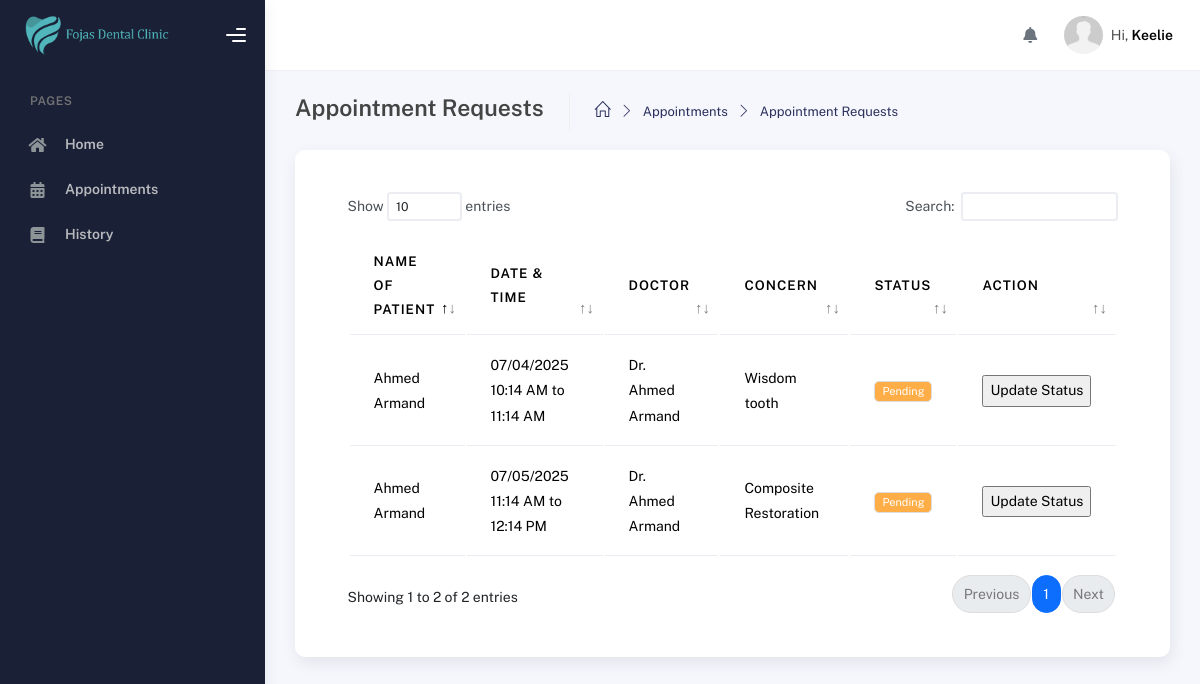
Page /modules/admin/requests.php (signed in) on the earlier database version.
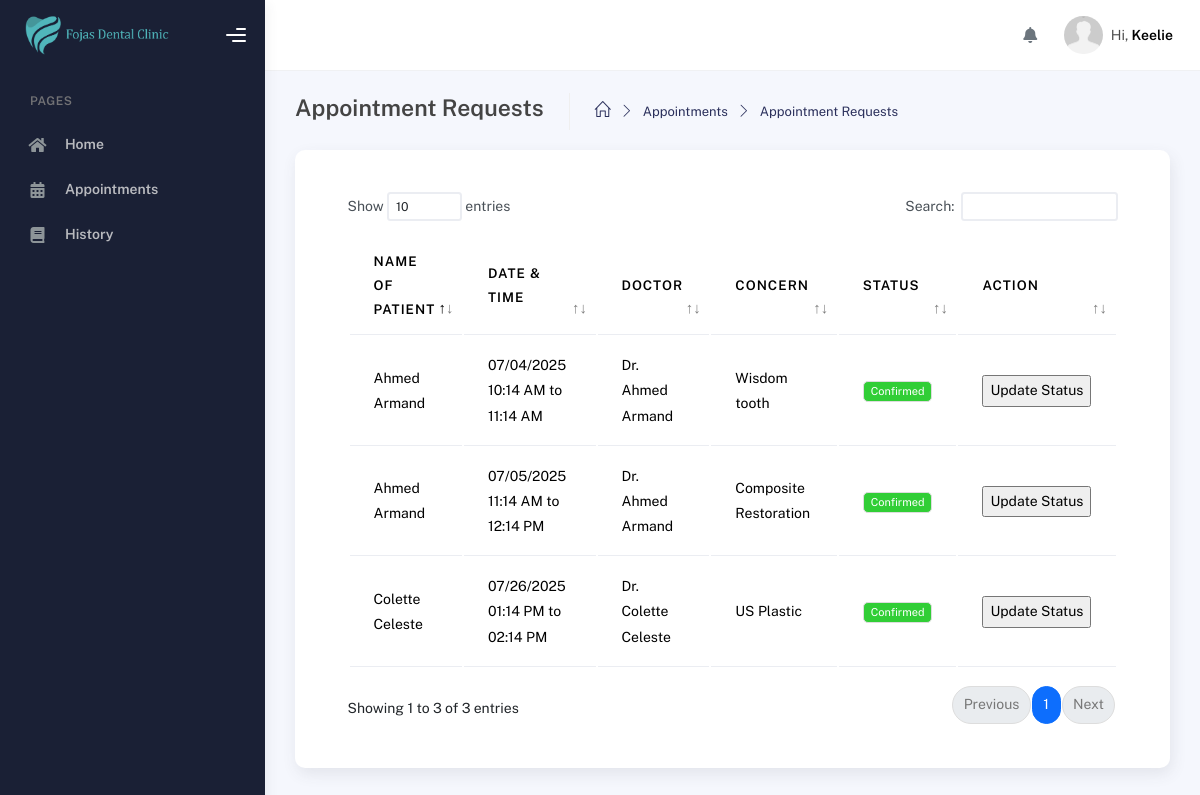
Same page on the later database version.
### tables this page shows
CREATE TABLE `appointments` (
  `id` int(11) NOT NULL,
  `user_id` int(11) NOT NULL,
  `user_id_patient` int(11) NOT NULL,
  `appointment_id` int(110) NOT NULL,
  `concern` varchar(255) NOT NULL,
  `confirmed` int(11) NOT NULL,
  `appointment_time` varchar(100) NOT NULL,
  `appointment_date` varchar(100) NOT NULL,
  `date_created` date NOT NULL,
  `date_updated` date NOT NULL,
  `remarks` varchar(255) DEFAULT NULL,
  `walk_in` int(11) DEFAULT NULL
);

CREATE TABLE `users` (
  `id` int(11) NOT NULL,
  `user_id` int(100) NOT NULL,
  `role_id` int(11) NOT NULL,
  `first_name` varchar(250) NOT NULL,
  `middle_name` varchar(255) NOT NULL,
  `last_name` varchar(255) NOT NULL,
  `mobile_number` varchar(255) NOT NULL,
  `email` varchar(255) DEFAULT NULL,
  `password` varchar(255) NOT NULL,
  `date_of_birth` date NOT NULL,
  `date_created` date NOT NULL,
  `date_updated` date NOT NULL,
  `token` varchar(255) DEFAULT NULL,
  `address` varchar(255) DEFAULT NULL,
  `otp` varchar(100) DEFAULT NULL
);

### modules/admin/requests.php (the view, shortened to what this page needs)
<?php
include('../../connection/connection.php');
$first_name = $_SESSION['first_name'];
?>
<!DOCTYPE html>
<html lang="en">
<head>
    <?php include '../../includes/styles.php'; ?>
</head>
<body>
    <div class="wrapper">
      <?php include '../../includes/sidebar.php'; ?>
      <div class="main-panel">
        <?php include '../../includes/topbar.php'; ?>
        <div class="container">
          <div class="page-inner">
            <div class="page-header">
                <span class="d-flex justify-content-between align-items-center w-100">
                    <span class="d-flex">
                        <h4 class="page-title">Appointment Requests</h4>
                        <ul class="breadcrumbs d-flex justify-items-center align-items-center">
                            <li class="nav-home">
                            <a href="dashboard.php">
                                <i class="icon-home"></i>
                            </a>
                            </li>
                            <li class="separator">
                                <i class="icon-arrow-right"></i>
                            </li>
                            <li class="nav-item">
                                <a href="appointments.php">Appointments</a>
                            </li>
                            <li class="separator">
                                <i class="icon-arrow-right"></i>
                            </li>
                            <li class="nav-item">
                                <a href="#">Appointment Requests</a>
                            </li>
                        </ul>
                    </span>
                </span>
            </div>
            <div class="page-category">
                <div class="card p-5">
                    <div class="table-responsive">
                    <table class="display table table-border table-hover" id="dataTable">
                        <thead>
                            <tr>
                                <th>Name of Patient</th>
                                <th>Date & Time</th>
                                <th>Doctor</th>
                                <th>Concern</th>
                                <th>Status</th>
                                <th>Action</th>
                            </tr>
                        </thead>
                        <tbody>
                            <?php
                                $query_appointments = "SELECT appointments.user_id, appointments.user_id_patient, appointments.concern, appointments.appointment_date, users.first_name, users.middle_name, users.last_name, schedule.start_time, schedule.end_time, appointments.confirmed, appointments.appointment_time, appointments.appointment_id
                                FROM appointments
                                LEFT JOIN users
                                ON
                                appointments.user_id_patient = users.user_id
                                LEFT JOIN schedule
                                ON appointments.user_id = schedule.user_id";
                                $run_appointments = mysqli_query($conn,$query_appointments);
                                if(mysqli_num_rows($run_appointments) > 0){
                                    foreach($run_appointments as $row_appointment){
                                        ?>
                                        <tr>
                                            <td><?php echo $row_appointment['first_name'] . " " . $row_appointment['last_name']?></td>
                                            <td><?php echo $row_appointment['appointment_date']. " ". $row_appointment['appointment_time']?></td>
                                            <td>Dr. <?php echo $row_appointment['first_name'] . " " . $row_appointment['last_name']?></td>
                                            <td><?php echo $row_appointment['concern']?></td>
                                            <td>
                                                 <?php
                                                    $handler = match($row_appointment['confirmed']){
                                                        '1' => '<span class="badge bg-success">Confirmed</span>',
                                                        '2' => '<span class="badge bg-danger">Cancelled</span>',
                                                        default => '<span class="badge bg-warning">Pending</span>'
                                                    };
                                                    echo $handler;
                                                ?>
                                            </td>
                                            <td>
                                                <form action="" method="POST" onsubmit="return confirm('Confirmed? Yes or No');">
                                                    <input type="submit" name="update_status" value="Update Status">
                                                </form>
                                            </td>
                                        </tr>
                                        <?php
                                    }
                                }else{
                                    echo "No Data";
                                }
                                ?>
                        </tbody>
                    </table>
                </div>
            </div>
        </div>
    </div>
</div>
</div>
</body>
</html>

### includes/styles.php (shortened to what this page needs)
<?php
echo '
<script src="' . BASE_PATH . '/assets/js/plugin/webfont/webfont.min.js"></script>
<script>
WebFont.load({
google: { families: ["Public Sans:300,400,500,600,700"] },
custom: {
    families: [
    "Font Awesome 5 Solid",
    "Font Awesome 5 Regular",
    "Font Awesome 5 Brands",
    "simple-line-icons",
    ],
    urls: ["' . BASE_PATH . '/assets/css/fonts.min.css"],
},
active: function () {
    sessionStorage.fonts = true;
},
});
</script>
<link rel="stylesheet" href="' . BASE_PATH . '/assets/css/bootstrap.min.css" />
<link rel="stylesheet" href="' . BASE_PATH . '/assets/css/plugins.min.css" />
<link rel="stylesheet" href="' . BASE_PATH . '/assets/css/kaiadmin.min.css" />
<link rel="stylesheet" href="' . BASE_PATH . '/assets/css/demo.css" />
'
?>

### includes/sidebar.php (shortened to what this page needs)
<?php
$role = $_SESSION['role_id'];
echo '
<div class="sidebar" data-background-color="dark">
<div class="sidebar-logo">
    <div class="logo-header" data-background-color="dark">
    <a href="#" class="logo">
        <img
        src="' . BASE_PATH . '/assets/img/banner-2.png"
        alt="navbar brand"
        class="navbar-brand"
        height="40"
        />
    </a>
    <div class="nav-toggle">
        <button class="btn btn-toggle toggle-sidebar">
        <i class="gg-menu-right"></i>
        </button>
        <button class="btn btn-toggle sidenav-toggler">
        <i class="gg-menu-left"></i>
        </button>
    </div>
    <button class="topbar-toggler more">
        <i class="gg-more-vertical-alt"></i>
    </button>
    </div>
</div>
<div class="sidebar-wrapper scrollbar scrollbar-inner">
    <div class="sidebar-content">
        <ul class="nav nav-secondary">
            <li class="nav-section">
                <!-- <span class="sidebar-mini-icon">
                    <i class="fa fa-ellipsis-h"></i>
                </span> -->
                <h4 class="text-section">Pages</h4>
            </li>
            <li class="nav-item">
                <a href="dashboard.php">
                    <i class="fas fa-home"></i>
                    <p>Home</p>
                </a>
            </li>
            ';
            if($role == 1){
                echo '
                    <li class="nav-item">
                        <a href="appointments.php">
                            <i class="fas fa-calendar-alt"></i>
                            <p>Appointments</p>
                        </a>
                    </li>
                    <li class="nav-item">
                        <a href="history.php">
                            <i class="fas fa-book"></i>
                            <p>History</p>
                        </a>
                    </li>
                    ';
            }
            echo '
        </ul>
    </div>
</div>
</div>
';
?>

### includes/topbar.php (shortened to what this page needs)
<?php
echo '
<div class="main-header">
  <nav
    class="navbar navbar-header navbar-header-transparent navbar-expand-lg border-bottom"
  >
    <div class="container-fluid">
      <ul class="navbar-nav topbar-nav ms-md-auto align-items-center">
        <li class="nav-item topbar-icon dropdown hidden-caret ">
          <a
            class="nav-link dropdown-toggle disabled"
            href="#"
            id="notifDropdown"
            role="button"
            data-bs-toggle="dropdown"
            aria-haspopup="true"
            aria-expanded="false"
          >
            <i class="fa fa-bell"></i>
          </a>
        </li>
        <li class="nav-item topbar-user dropdown hidden-caret">
          <a
            class="dropdown-toggle profile-pic"
            data-bs-toggle="dropdown"
            href="#"
            aria-expanded="false"
          >
            <div class="avatar-sm">
              <img
                src="'. BASE_PATH . '/assets/img/default.jpg"
                alt="Userimg"
                class="avatar-img rounded-circle"
              />
            </div>
            <span class="profile-username">
              <span class="op-7">Hi,</span>
              <span class="fw-bold">' . $first_name .'</span>
            </span>
          </a>
          <ul class="dropdown-menu dropdown-user animated fadeIn">
            <div class="dropdown-user-scroll scrollbar-outer">
              <li>';
              echo '</li>
            </div>
          </ul>
        </li>
      </ul>
    </div>
  </nav>
</div>
';
?>

Differences in the rows shown:
changed appointments "10:14 AM to 11:14 AM": confirmed "Pending" → "Confirmed"
changed appointments "11:14 AM to 12:14 PM": confirmed "Pending" → "Confirmed"
added appointments: users.first_name "Colette", users.last_name "Celeste", appointment_date "07/26/2025", appointment_time "01:14 PM to 02:14 PM", concern "US Plastic", confirmed "Confirmed"
Other differences:
text written by a page script: "Show entries Search: Showing 1 to 2 of 2 entries Previous 1 Next" → "Show entries Search: Showing 1 to 3 of 3 entries Previous 1 Next"
